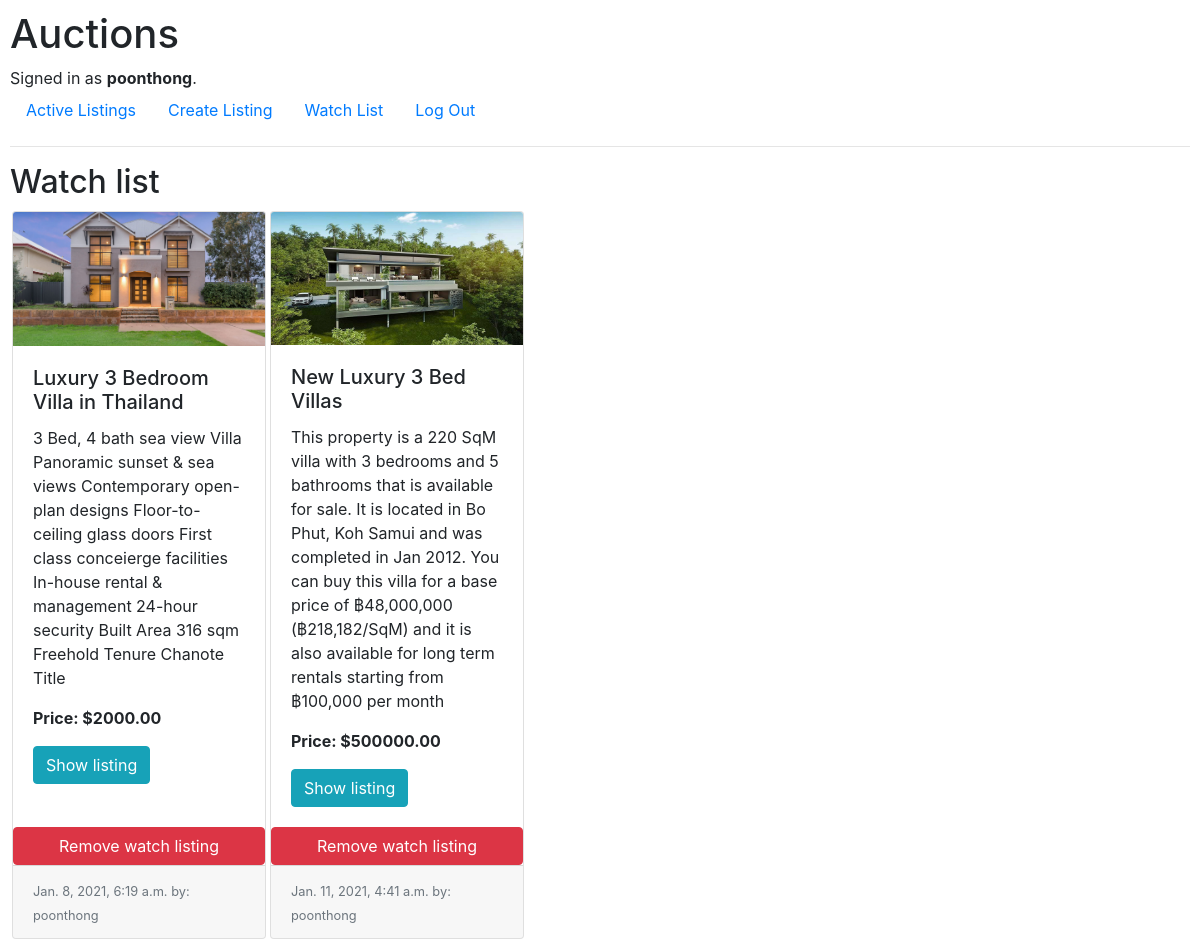
Before: /watchlistview (signed in) with the older database file.
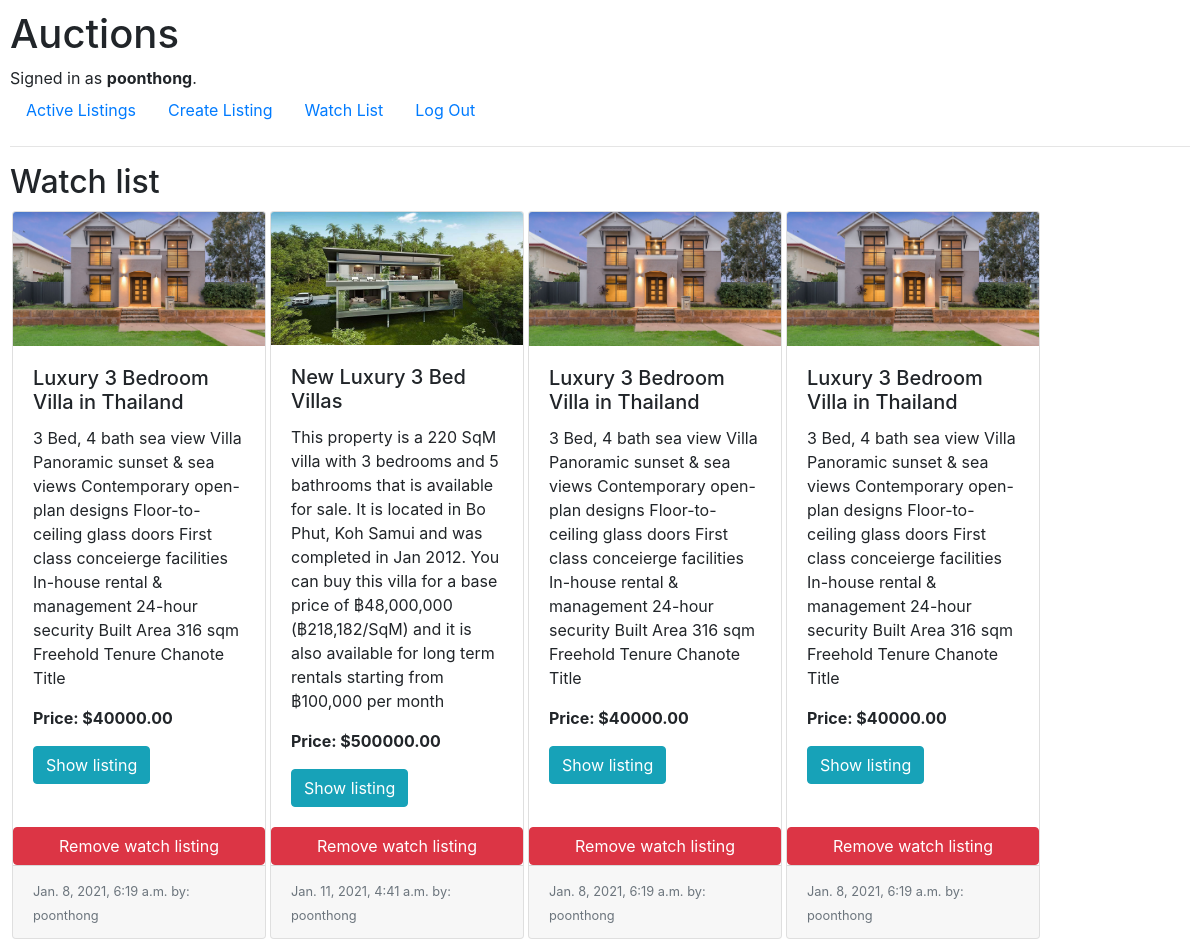
After: the same page with the newer database file.
### auctions/models.py (models this page shows, shortened)
class User(AbstractUser):
    pass

class WatchList(models.Model):
    user = models.ForeignKey(User, on_delete=models.CASCADE)
    watch_listing = models.ManyToManyField(Listing)

class Listing(models.Model):
    title = models.CharField(max_length=64)
    description = models.TextField()
    image = models.ImageField(upload_to="listing_images", default=None, null=True)
    category_id = models.ForeignKey(Category, on_delete=models.CASCADE, default=1)
    create_at = models.DateTimeField(auto_now_add=True, null=True)
    updated_at = models.DateTimeField(auto_now=True)
    open_at = models.BooleanField(default=True)
    owner = models.ForeignKey(User, null=True, on_delete=models.CASCADE)
    starting_price = models.DecimalField(decimal_places=2, max_digits=10, null=True)

### auctions/views.py (the view)
# urls.py: path("watchlistview", views.watchlistview, name="watchlistview")
def watchlistview(request):
    return render(request, "auctions/watchlist.html", {
        "user_watchlisting": request.user.watchlist_set.all()
    })

### auctions/templates/auctions/watchlist.html
{% extends "auctions/layout.html" %}
{% block body %}
    <h2>Watch list</h2>
    <div style="display: flex;">
        {% for wlisting in user_watchlisting %}
            <div class="card-deck" style="width: 18rem; padding: 2px;">
                <div class="card">
                    <img class="card-img-top" src="{{ wlisting.watch_listing.first.image.url }}" alt="{{ wlisting.watch_listing.first.title }}">
                    <div class="card-body">
                        <h5 class="card-title">{{ wlisting.watch_listing.first.title }}</h5>
                        <p class="card-text">{{ wlisting.watch_listing.first.description }}</p>
                        <p class="card-text"><strong>Price: ${{ wlisting.watch_listing.first.starting_price }}</strong></p>
                        <a href="{% url 'bid' wlisting.watch_listing.first.id %}" class="btn btn-info">Show listing</a>
                    </div>
                    <a href="{% url 'watchlist' wlisting.watch_listing.first.id %}" class="btn btn-danger">Remove watch listing</a>
                    <div class="card-footer">
                        <small class="text-muted">{{ wlisting.watch_listing.first.create_at }} by: {{ wlisting.watch_listing.first.owner }}</small>
                    </div>
                </div>
            </div>
        {% endfor %}
    </div>
{% endblock %}

### auctions/templates/auctions/layout.html (shortened to what this page needs)
{% load static %}
<!DOCTYPE html>
<html lang="en">
    <head>
        <link rel="stylesheet" href="https://stackpath.bootstrapcdn.com/bootstrap/4.4.1/css/bootstrap.min.css">
        <link href="{% static 'auctions/styles.css' %}" rel="stylesheet">
    </head>
    <body>
        <h1>Auctions</h1>
        <div>
            {% if user.is_authenticated %}
                Signed in as <strong>{{ user.username }}</strong>.
            {% else %}
                Not signed in.
            {% endif %}
        </div>
        <ul class="nav">
            <li class="nav-item">
                <a class="nav-link" href="{% url 'index' %}">Active Listings</a>
            </li>
            {% if user.is_authenticated %}
                <li class="nav-item">
                    <a class="nav-link" href="{% url 'create_listing' %}">Create Listing</a>
                <li>
                <li class="nav-item">
                    <a class="nav-link" href="{% url 'watchlistview' %}">Watch List</a>
                <li>
                <li class="nav-item">
                    <a class="nav-link" href="{% url 'logout' %}">Log Out</a>
                </li>
            {% endif %}
        </ul>
        <hr>
        {% block body %}
        {% endblock %}
    </body>
</html>

### auctions/static/auctions/styles.css (style rules this page uses)
body { padding: 10px; }

Changed rows visible on the page:
changed through a linked row, WatchList (number 1 of 4 on the later page): watch_listing.first.starting_price "2000.00" → "40000.00"
added WatchList: watch_listing.first.image (picture), watch_listing.first "Luxury 3 Bedroom Villa in Thailand", watch_listing.first.description "3 Bed, 4 bath sea view Villa Panoramic sunset & sea views Contemporary open-plan designs Floor-to-ceiling glass doors First class conceierge facilities In-house rental & management 24-hour security Built Area 316 sqm Freehold Tenure Chanote Title", watch_listing.first.starting_price "40000.00", watch_listing.first.create_at "Jan. 8, 2021, 6:19 a.m.", watch_listing.first.owner "poonthong"
added WatchList: watch_listing.first.image (picture), watch_listing.first "Luxury 3 Bedroom Villa in Thailand", watch_listing.first.description "3 Bed, 4 bath sea view Villa Panoramic sunset & sea views Contemporary open-plan designs Floor-to-ceiling glass doors First class conceierge facilities In-house rental & management 24-hour security Built Area 316 sqm Freehold Tenure Chanote Title", watch_listing.first.starting_price "40000.00", watch_listing.first.create_at "Jan. 8, 2021, 6:19 a.m.", watch_listing.first.owner "poonthong"
